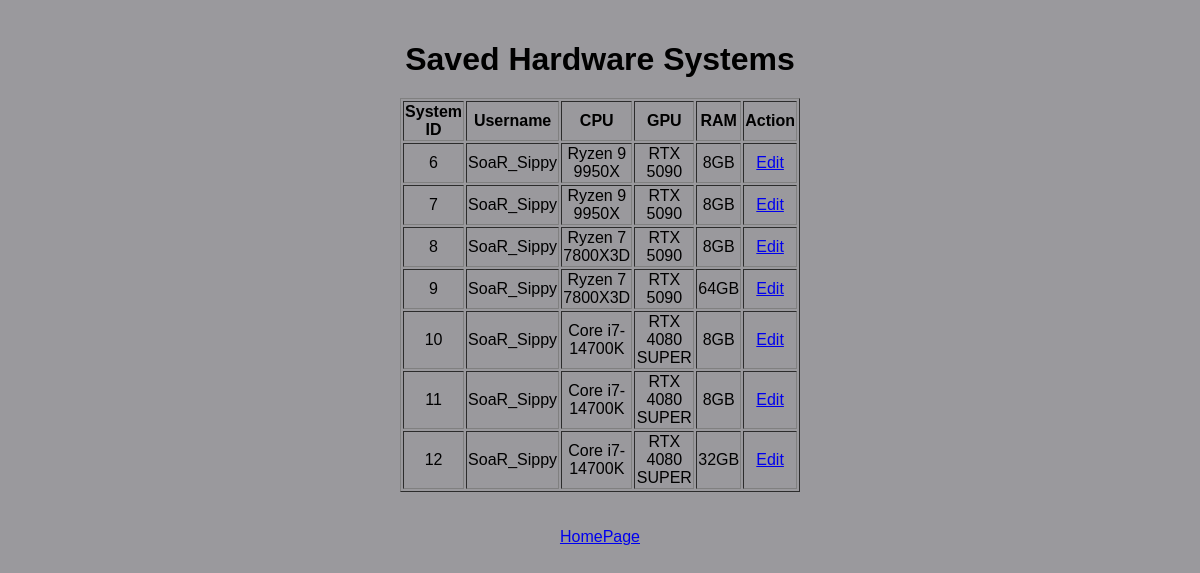
/GamePerformaceApp/display.php, run on an earlier commit of the app's database.
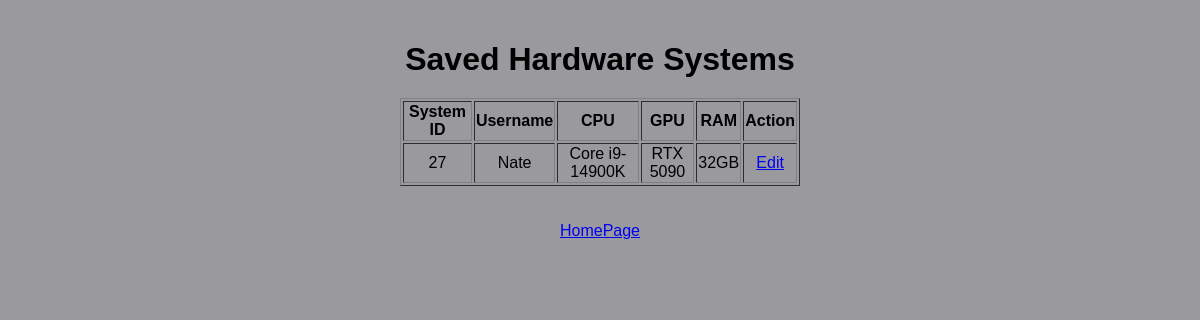
And on a later commit of the database.
### tables this page shows
CREATE TABLE `user_systems` (
  `id` int(11) NOT NULL,
  `cpu_id` int(11) DEFAULT NULL,
  `gpu_id` int(11) DEFAULT NULL,
  `user_id` int(11) DEFAULT NULL,
  `ram_amount` int(11) DEFAULT NULL,
  `ram_performance` decimal(5,2) DEFAULT NULL,
  `game_id` int(11) NOT NULL
);

CREATE TABLE `users` (
  `id` int(11) NOT NULL,
  `username` varchar(50) DEFAULT NULL,
  `password` varchar(255) DEFAULT NULL,
  `created_at` timestamp NOT NULL DEFAULT current_timestamp()
);

CREATE TABLE `cpus` (
  `id` int(11) NOT NULL,
  `name` varchar(100) DEFAULT NULL,
  `overall_performance` int(11) DEFAULT NULL,
  `gaming_performance` int(11) DEFAULT NULL,
  `tier` varchar(50) DEFAULT NULL,
  `brand_id` int(11) DEFAULT NULL,
  `gaming_upgrade_class` varchar(50) DEFAULT NULL,
  `overall_upgrade_class` varchar(50) DEFAULT NULL
);

CREATE TABLE `gpus` (
  `id` int(11) NOT NULL,
  `name` varchar(100) DEFAULT NULL,
  `relative_performance` int(11) DEFAULT NULL,
  `tier` varchar(50) DEFAULT NULL,
  `brand_id` int(11) DEFAULT NULL,
  `upgrade_class` varchar(50) DEFAULT NULL
);

### GamePerformaceApp/display.php (the view, shortened to what this page needs)
<?php
include "connectdb.php";
$sql = "SELECT user_systems.id, users.username, cpus.name AS cpu, gpus.name AS gpu, user_systems.ram_amount FROM user_systems
JOIN users
ON user_systems.user_id = users.id
JOIN cpus
ON user_systems.cpu_id = cpus.id
JOIN gpus
ON user_systems.gpu_id = gpus.id
";
$result = $conn->query($sql);
?>
<!DOCTYPE html>
<html>
<head>
    <link rel="stylesheet" href="style.css">
</head>
<body>
<div class="container">
<h1>Saved Hardware Systems</h1>
<?php
if ($result->num_rows > 0) {
    echo "<table border='1'>";
    echo "<tr>";
    echo "<th>System ID</th>";
    echo "<th>Username</th>";
    echo "<th>CPU</th>";
    echo "<th>GPU</th>";
    echo "<th>RAM</th>";
    echo "<th>Action</th>";
    echo "</tr>";
    while($row = $result->fetch_assoc()) {
        echo "<tr>";
        echo "<td>" . $row["id"] . "</td>";
        echo "<td>" . $row["username"] . "</td>";
        echo "<td>" . $row["cpu"] . "</td>";
        echo "<td>" . $row["gpu"] . "</td>";
        echo "<td>" . $row["ram_amount"] . "GB</td>";
        echo "<td>
        <a href='edit.php?id=" . $row["id"] . "'>
        Edit
        </a>
        </td>";
        echo "</tr>";
    }
    echo "</table>";
} else {
    echo "No systems found";
}
?>
<br><br>
<a href="index.php">HomePage</a>
</body>
</html>

### GamePerformaceApp/style.css (style rules this page uses)
body { font-family: Arial; background: #828186cd; margin: 0; padding: 20px; }
.container { width: 400px; margin: auto; text-align: center; }
h1 { margin-bottom: 20px; }

What changed in the data, as far as the page shows it:
removed user_systems: id "6", user.username "SoaR_Sippy", cpu.name "Ryzen 9 9950X", gpu.name "RTX 5090", ram_amount "8"
removed user_systems: id "7", user.username "SoaR_Sippy", cpu.name "Ryzen 9 9950X", gpu.name "RTX 5090", ram_amount "8"
removed user_systems: id "8", user.username "SoaR_Sippy", cpu.name "Ryzen 7 7800X3D", gpu.name "RTX 5090", ram_amount "8"
removed user_systems: id "9", user.username "SoaR_Sippy", cpu.name "Ryzen 7 7800X3D", gpu.name "RTX 5090", ram_amount "64"
removed user_systems: id "10", user.username "SoaR_Sippy", cpu.name "Core i7-14700K", gpu.name "RTX 4080 SUPER", ram_amount "8"
removed user_systems: id "11", user.username "SoaR_Sippy", cpu.name "Core i7-14700K", gpu.name "RTX 4080 SUPER", ram_amount "8"
removed user_systems: id "12", user.username "SoaR_Sippy", cpu.name "Core i7-14700K", gpu.name "RTX 4080 SUPER", ram_amount "32"
added user_systems: id "27", user.username "Nate", cpu.name "Core i9-14900K", gpu.name "RTX 5090", ram_amount "32"
